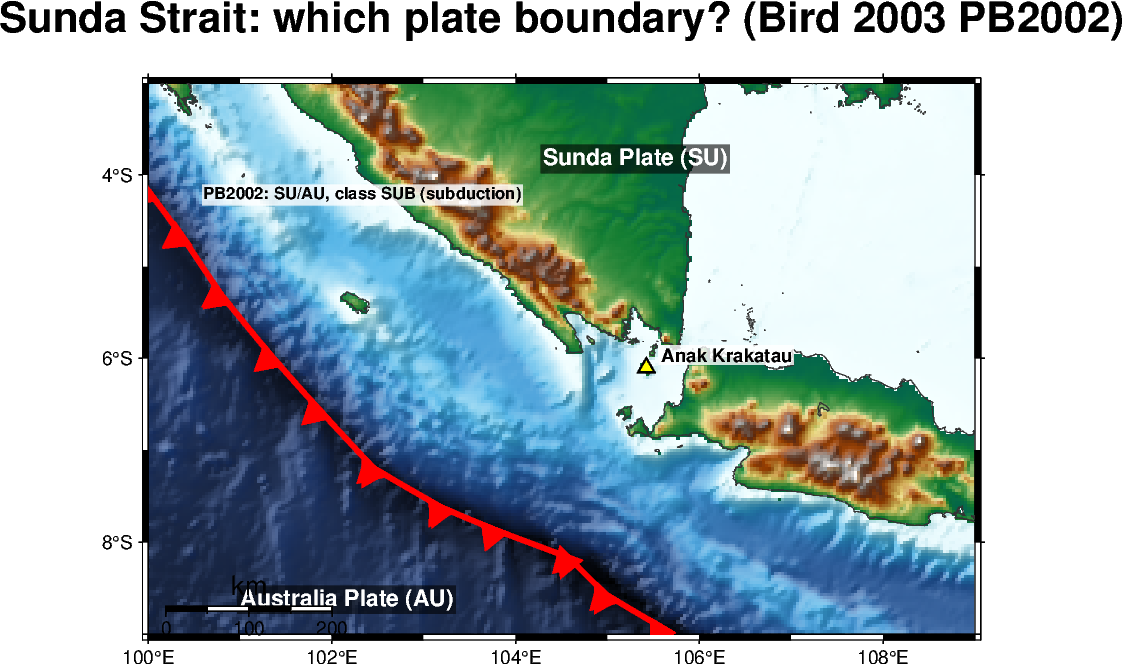

Recreate this plot in Python.
"""巽他海峽位在哪個板塊邊界？用 Bird (2003) PB2002 板塊邊界模型的真實分類資料回答，
不是用地震分布反推：直接畫出 PB2002 分類為 SU/AU、類型 SUB（隱沒帶）的邊界線段，
並標出印澳板塊（AU）與巽他板塊（SU）。

輸出：plate_boundary_map.png
資料：Peter Bird (2003) PB2002 板塊邊界模型（經 fraxen/tectonicplates 轉存的 GeoJSON）、
      GMT 全球地形 2 角分。
需要：pygmt 0.17（含 pandas）。需連網。
"""
import json
import urllib.request

import pandas as pd
import pygmt

REGION = [100, 109, -9, -3]
ANAK_KRAKATAU = (105.423, -6.102)
OUT = "plate_boundary_map.png"

# 1. Bird (2003) PB2002：逐段邊界，含兩側板塊代碼（PLATEBOUND）與邊界類型（STEPCLASS）
url = "https://raw.githubusercontent.com/fraxen/tectonicplates/master/GeoJSON/PB2002_steps.json"
with urllib.request.urlopen(url) as response:
    steps = json.load(response)["features"]
rows = [p for p in (f["properties"] for f in steps)
        if p["PLATEBOUND"] in ("SU/AU", "BU/AU", "SU-BU")]
bnd = pd.DataFrame(rows)
# 只留下與本圖範圍有交集的線段（起點或終點落在範圍 + 3 度緩衝內）
buf = 3
in_region = (bnd.STARTLONG.between(REGION[0] - buf, REGION[1] + buf) & bnd.STARTLAT.between(REGION[2] - buf, REGION[3] + buf)) | \
            (bnd.FINALLONG.between(REGION[0] - buf, REGION[1] + buf) & bnd.FINALLAT.between(REGION[2] - buf, REGION[3] + buf))
bnd = bnd[in_region]
print("PB2002 分類：", bnd.groupby(["PLATEBOUND", "STEPCLASS"]).size().to_dict())

# 2. 地形
grid = pygmt.datasets.load_earth_relief(resolution="02m", region=REGION)

fig = pygmt.Figure()
fig.grdimage(grid=grid, region=REGION, projection="M14c", cmap="geo", shading="+a-45+nt0.5",
             frame=["af", "+tSunda Strait: which plate boundary? (Bird 2003 PB2002)"])
fig.coast(shorelines="0.3p,gray20", resolution="f")

# 3. 畫出 PB2002 的隱沒帶線段（SU/AU, SUB）：帶三角形前緣符號，尖端指向上覆板塊（巽他）一側
sub = bnd[bnd.STEPCLASS == "SUB"].sort_values("STARTLAT")
for _, seg in sub.iterrows():
    fig.plot(x=[seg.STARTLONG, seg.FINALLONG], y=[seg.STARTLAT, seg.FINALLAT],
              pen="2.5p,red", style="f1c/0.35c+r+t", fill="red")

fig.plot(x=[ANAK_KRAKATAU[0]], y=[ANAK_KRAKATAU[1]], style="t0.32c", fill="yellow", pen="0.8p,black")
fig.text(x=ANAK_KRAKATAU[0], y=ANAK_KRAKATAU[1], text="Anak Krakatau",
         font="9p,Helvetica-Bold", justify="LB", offset="0.25c/0.1c", fill="white@20")

fig.text(x=101.0, y=-8.6, text="Australia Plate (AU)", font="11p,Helvetica-Bold,white", fill="black@40", justify="LM")
fig.text(x=104.3, y=-3.8, text="Sunda Plate (SU)", font="11p,Helvetica-Bold,white", fill="black@40", justify="LM")
fig.text(x=100.6, y=-4.2, text="PB2002: SU/AU, class SUB\n(subduction)", font="8p,Helvetica-Bold,black",
         fill="white@20", justify="LM")

fig.basemap(map_scale=f"jBL+c{(REGION[2] + REGION[3]) / 2}+w200k+o0.3c/0.3c+f+lkm")
fig.savefig(OUT, dpi=150)
print("saved", OUT)
